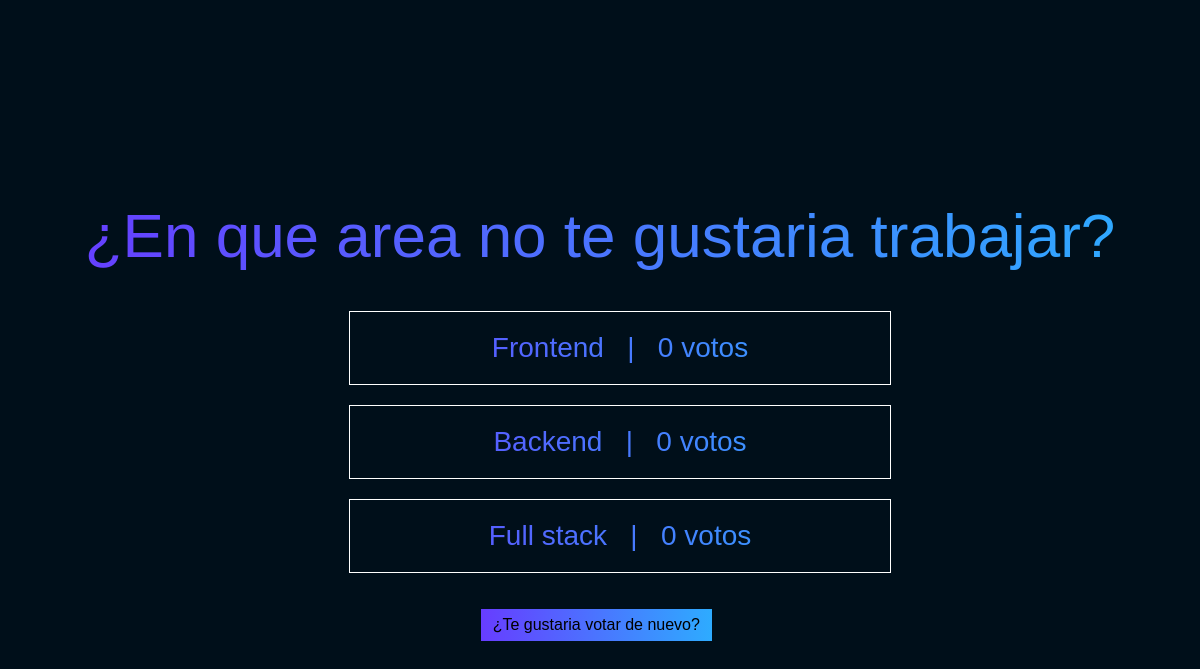
Screenshot of /polls/5/results/ with the database file from the repository.
### polls/models.py (models this page shows, shortened)
class Question(models.Model): #preguntas(tablas)
    question_text = models.CharField(max_length=200)  #atributos(opp) o columnas(database)
    pub_date = models.DateTimeField("date published")

class choice(models.Model):  #respuestas
    question = models.ForeignKey(Question, on_delete=models.CASCADE)
    choice_text = models.CharField(max_length=200)
    votes = models.IntegerField(default= 0)

### polls/views.py (the view)
# urls.py: path("<int:pk>/results/", views.Resultview.as_view(), name="results"),
class Resultview(generic.DetailView):
    model = Question
    template_name ="polls/results.html"

### polls/templates/polls/results.html (shortened to what this page needs)
{% load static %}
<!DOCTYPE html>
<html lang="en">
  <head>
    <link rel="stylesheet" href="{% static 'polls/style.css' %}" />
    <link rel="stylesheet" href="{% static 'polls/results.css' %}" />
  </head>
  <body>
    <header>
      <p>{{ question.question_text }}</p>
    </header>
    <main>
      <ul>
        {% for choice in question.choice_set.all %}
        <li>
          {{ choice.choice_text }} &nbsp; | &nbsp; {{ choice.votes }} voto{{ choice.votes|pluralize}}
        </li>
        {% endfor %}
      </ul>
    </main>
    <a href="{% url 'polls:detail' question.id %}"
      >¿Te gustaria votar de nuevo?</a
    >
  </body>
</html>

### polls/static/polls/style.css (style rules this page uses)
body { display: flex; align-items: center; justify-content: space-between; flex-direction: column; height: 100vh; background: hsl(204 100% 5%); font-family: Arial, Helvetica, sans-serif; }
header { display: flex; align-items: center; justify-content: center; padding: 30px; padding-top: 30px; height: 60px; font-size: 62px; color: #71632d; }
ul { display: flex; align-items: center; justify-content: center; flex-direction: column; }
header, ul { background: linear-gradient( to right, rgb(103, 61, 255), hsl(204 100% 59%) ); -webkit-background-clip: text; -webkit-text-fill-color: transparent; text-align: center; }
li { display: flex; align-items: center; justify-content: center; width: 500px; border: 1px solid white; padding: 20px; margin-bottom: 20px; font-size: 28px; }
a { color: white; text-decoration: none; }

### polls/static/polls/results.css (style rules this page uses)
body { display: flex; align-items: center; justify-content: center; }
a { background: linear-gradient( to right, rgb(103, 61, 255), hsl(204, 100%, 59%) ); outline: none; text-decoration: none; display: inline-block; width: 19.5%; margin-right: 0.625%; text-align: center; line-height: 2; -webkit-text-fill-color: black; }

### rows the page displays
Question: question_text "¿En que area no te gustaria trabajar?"
choice: choice_text "Frontend", votes "0"
choice: choice_text "Backend", votes "0"
choice: choice_text "Full stack", votes "0"
